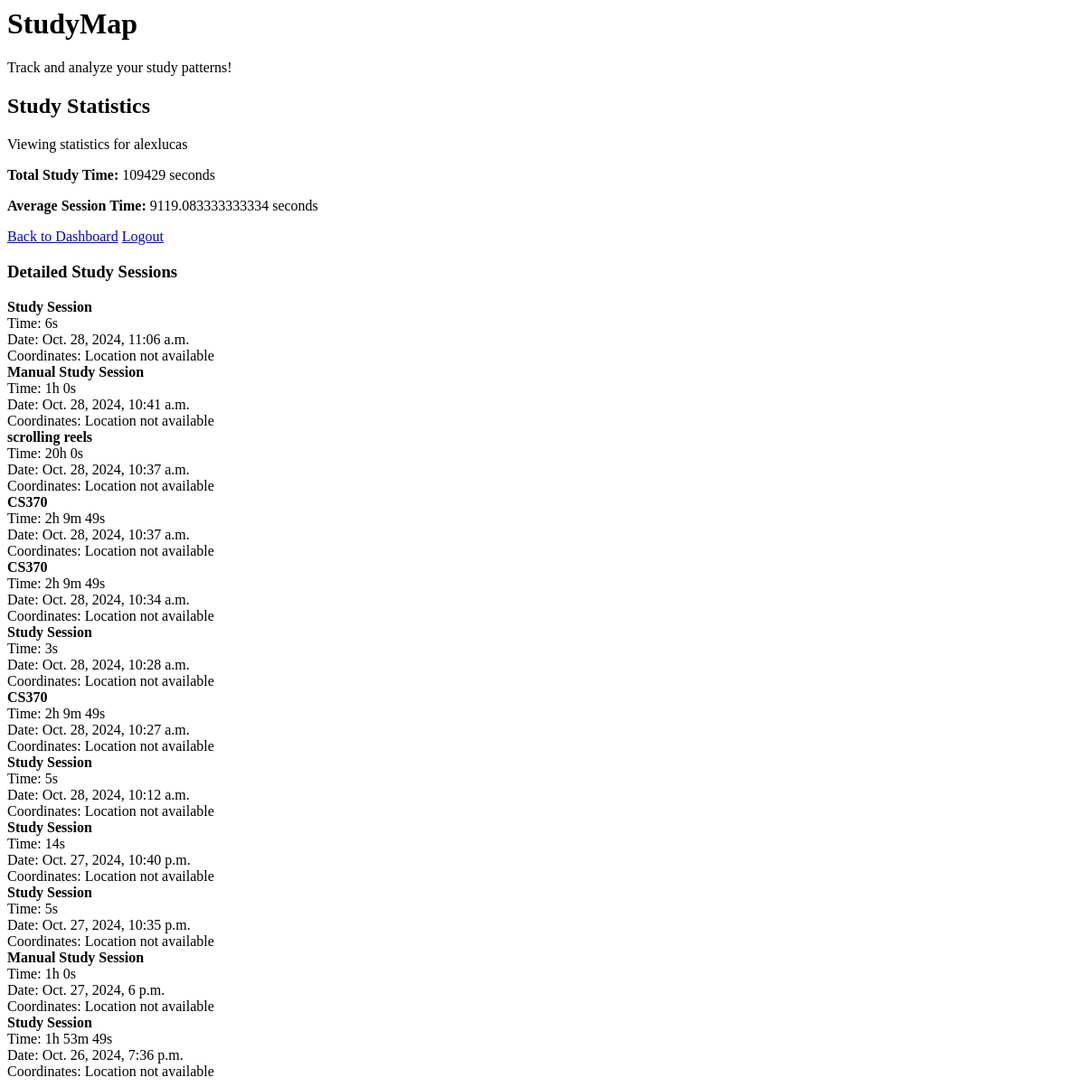
The app's page /study-statistics/ (signed in), older data.
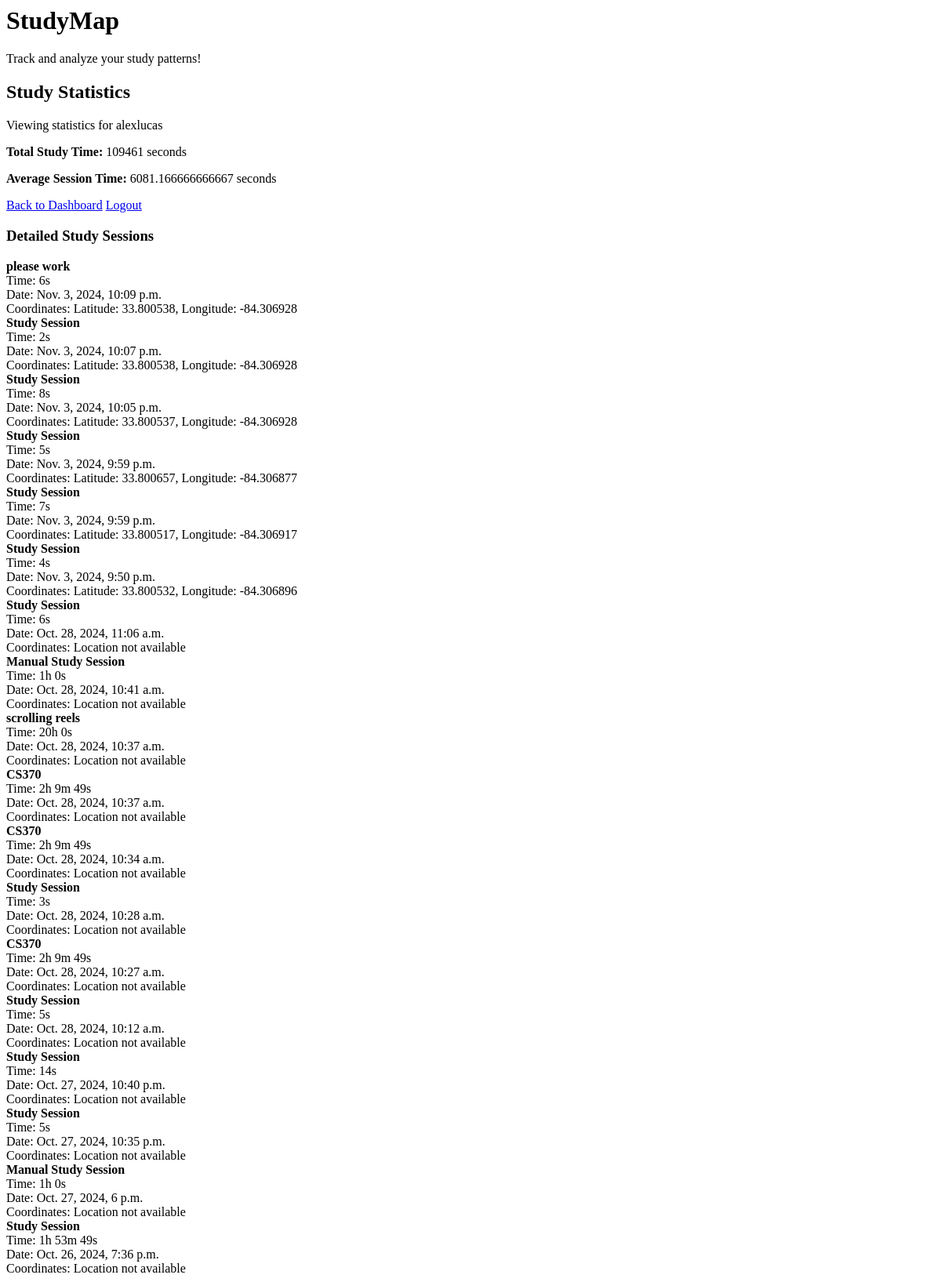
The same page, newer data.
### studyapp/models.py (models this page shows, shortened)
class Stopwatch(models.Model):
    user = models.ForeignKey(User, on_delete=models.CASCADE)
    time_spent = models.IntegerField(default=0)
    time_start = models.DateTimeField(default = timezone.now)
    title = models.CharField(max_length=40)
    latitude = models.DecimalField(default = 0, max_digits=19, decimal_places=10, null = True, blank=True)
    longitude = models.DecimalField(default = 0, max_digits=19, decimal_places=10, null = True, blank=True)
    def get_duration(self):
        hours = self.time_spent // 3600
        minutes = (self.time_spent % 3600) // 60
        seconds = self.time_spent % 60
        return {'hours': hours, 'minutes': minutes, 'seconds': seconds}

### studyapp/views.py (the view)
# urls.py: path('study-statistics/', study_statistics, name='study_statistics'),
@login_required
def study_statistics(request):
    study_sessions = Stopwatch.objects.filter(user=request.user).order_by('-time_start')
    total_time = sum(session.time_spent for session in study_sessions)
    if study_sessions.exists():
        average_time = total_time / study_sessions.count()
    else:
        average_time = 0
    context = {
        'study_sessions': study_sessions,
        'total_time': total_time,
        'average_time': average_time,
    }
    return render(request, 'study_statistics.html', context)

### studyapp/templates/study_statistics.html (shortened to what this page needs)
{% load static %}
{% load sass_tags %}
<html>
<head>
    <link rel="stylesheet" href="{% sass_src 'scss/styles.scss' %}"/>
</head>
<body>
    <header>
        <h1><b>StudyMap</b></h1>
        <p class="tagline">Track and analyze your study patterns!</p>
    </header>
    <div class="statistics-container">
        <div class="statistics-left">
            <h2>Study Statistics</h2>
            <p>Viewing statistics for {{ request.user.username }}</p>
            <p><strong>Total Study Time:</strong> {{ total_time }} seconds</p>
            <p><strong>Average Session Time:</strong> {{ average_time }} seconds</p>
            <div class="dashboard-buttons">
                <a href="{% url 'dashboard' %}" class="nb-button blue">Back to Dashboard</a>
                <a href="{% url 'logout' %}" class="nb-button blue">Logout</a>
            </div>
        </div>
        <div class="statistics-right">
            <h3>Detailed Study Sessions</h3>
            <div class="study-sessions-container">
                {% for session in study_sessions %}
                <div class="study-session">
                    <strong>{{ session.title }}</strong>
                    <br>
                    Time:
                    {% if session.get_duration.hours > 0 %}
                        {{ session.get_duration.hours }}h
                    {% endif %}
                    {% if session.get_duration.minutes > 0 %}
                        {{ session.get_duration.minutes }}m
                    {% endif %}
                    {{ session.get_duration.seconds }}s
                    <br>
                    Date: {{ session.time_start }}
                    <br>
                    Coordinates:
                    {% if session.latitude and session.longitude %}
                        Latitude: {{ session.latitude|floatformat:6 }}, Longitude: {{ session.longitude|floatformat:6 }}
                    {% else %}
                        Location not available
                    {% endif %}
                </div>
                {% empty %}
                <p>No study sessions found.</p>
                {% endfor %}
            </div>
        </div>
    </div>
</body>
</html>

Row changes from the older to the newer data that the page shows:
added Stopwatch: title "please work", get_duration.seconds "6", time_start "Nov. 3, 2024, 10:09 p.m.", latitude "33.800538", longitude "-84.306928"
added Stopwatch: title "Study Session", get_duration.seconds "2", time_start "Nov. 3, 2024, 10:07 p.m.", latitude "33.800538", longitude "-84.306928"
added Stopwatch: title "Study Session", get_duration.seconds "8", time_start "Nov. 3, 2024, 10:05 p.m.", latitude "33.800537", longitude "-84.306928"
added Stopwatch: title "Study Session", get_duration.seconds "5", time_start "Nov. 3, 2024, 9:59 p.m.", latitude "33.800657", longitude "-84.306877"
added Stopwatch: title "Study Session", get_duration.seconds "7", time_start "Nov. 3, 2024, 9:59 p.m.", latitude "33.800517", longitude "-84.306917"
added Stopwatch: title "Study Session", get_duration.seconds "4", time_start "Nov. 3, 2024, 9:50 p.m.", latitude "33.800532", longitude "-84.306896"
Text that changed along with them:
{{ total_time }}: "109429" → "109461"
{{ average_time }}: "9119.083333333334" → "6081.166666666667"
